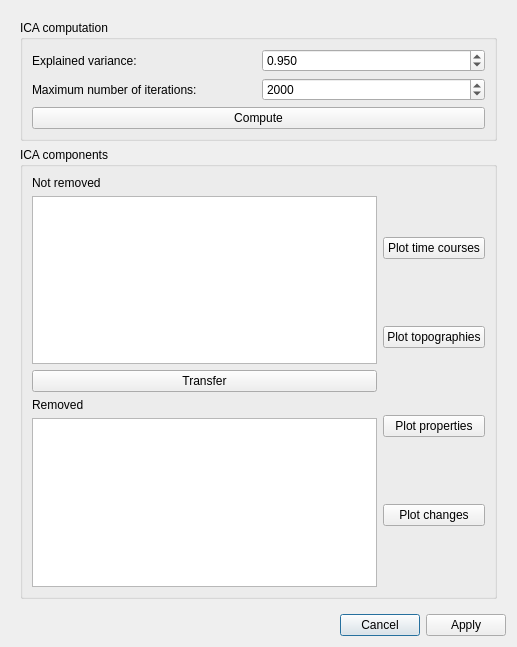
<?xml version="1.0" encoding="UTF-8"?>
<ui version="4.0">
 <class>Dialog</class>
 <widget class="QDialog" name="Dialog">
  <property name="geometry">
   <rect>
    <x>0</x>
    <y>0</y>
    <width>517</width>
    <height>647</height>
   </rect>
  </property>
  <property name="windowTitle">
   <string>Meggie - ICA</string>
  </property>
  <layout class="QGridLayout" name="gridLayout">
   <item row="1" column="0">
    <layout class="QHBoxLayout" name="bottomLayout">
     <item>
      <spacer name="horizontalSpacer">
       <property name="orientation">
        <enum>Qt::Horizontal</enum>
       </property>
       <property name="sizeHint" stdset="0">
        <size>
         <width>40</width>
         <height>20</height>
        </size>
       </property>
      </spacer>
     </item>
     <item>
      <widget class="QPushButton" name="pushButtonCancel">
       <property name="text">
        <string>Cancel</string>
       </property>
      </widget>
     </item>
     <item>
      <widget class="QPushButton" name="pushButtonApply">
       <property name="sizePolicy">
        <sizepolicy hsizetype="Minimum" vsizetype="Fixed">
         <horstretch>0</horstretch>
         <verstretch>0</verstretch>
        </sizepolicy>
       </property>
       <property name="text">
        <string>Apply</string>
       </property>
      </widget>
     </item>
    </layout>
   </item>
   <item row="0" column="0">
    <widget class="QScrollArea" name="scrollArea">
     <property name="frameShape">
      <enum>QFrame::NoFrame</enum>
     </property>
     <property name="widgetResizable">
      <bool>true</bool>
     </property>
     <widget class="QWidget" name="scrollAreaWidgetContents">
      <property name="geometry">
       <rect>
        <x>0</x>
        <y>0</y>
        <width>499</width>
        <height>587</height>
       </rect>
      </property>
      <layout class="QGridLayout" name="gridLayout_5">
       <item row="0" column="0">
        <widget class="QGroupBox" name="groupBoxComputation">
         <property name="title">
          <string>ICA computation</string>
         </property>
         <layout class="QGridLayout" name="gridLayout_4">
          <item row="0" column="0">
           <layout class="QGridLayout" name="parametersLayout">
            <item row="1" column="1">
             <widget class="QSpinBox" name="spinBoxMaxIter">
              <property name="focusPolicy">
               <enum>Qt::StrongFocus</enum>
              </property>
              <property name="minimum">
               <number>1</number>
              </property>
              <property name="maximum">
               <number>10000000</number>
              </property>
              <property name="value">
               <number>2000</number>
              </property>
             </widget>
            </item>
            <item row="0" column="0">
             <widget class="QLabel" name="labelNComponents">
              <property name="text">
               <string>Explained variance:</string>
              </property>
             </widget>
            </item>
            <item row="0" column="1">
             <widget class="QDoubleSpinBox" name="doubleSpinBoxNComponents">
              <property name="suffix">
               <string/>
              </property>
              <property name="decimals">
               <number>3</number>
              </property>
              <property name="maximum">
               <double>1000.000000000000000</double>
              </property>
              <property name="singleStep">
               <double>0.100000000000000</double>
              </property>
              <property name="value">
               <double>0.950000000000000</double>
              </property>
             </widget>
            </item>
            <item row="1" column="0">
             <widget class="QLabel" name="labelMaxIter">
              <property name="text">
               <string>Maximum number of iterations: </string>
              </property>
              <property name="scaledContents">
               <bool>false</bool>
              </property>
             </widget>
            </item>
           </layout>
          </item>
          <item row="1" column="0">
           <widget class="QPushButton" name="pushButtonCompute">
            <property name="text">
             <string>Compute</string>
            </property>
           </widget>
          </item>
         </layout>
        </widget>
       </item>
       <item row="1" column="0">
        <widget class="QGroupBox" name="groupBoxComponents">
         <property name="title">
          <string>ICA components</string>
         </property>
         <layout class="QGridLayout" name="gridLayout_7">
          <item row="0" column="0">
           <layout class="QHBoxLayout" name="horizontalLayout">
            <item>
             <layout class="QGridLayout" name="gridLayout_2">
              <item row="0" column="0">
               <widget class="QLabel" name="labelNotRemoved">
                <property name="text">
                 <string>Not removed</string>
                </property>
               </widget>
              </item>
              <item row="1" column="0">
               <widget class="QListWidget" name="listWidgetNotRemoved"/>
              </item>
              <item row="4" column="0">
               <widget class="QListWidget" name="listWidgetRemoved"/>
              </item>
              <item row="3" column="0">
               <widget class="QLabel" name="labelRemoved">
                <property name="text">
                 <string>Removed</string>
                </property>
               </widget>
              </item>
              <item row="2" column="0">
               <widget class="QPushButton" name="pushButtonTransfer">
                <property name="text">
                 <string>Transfer</string>
                </property>
               </widget>
              </item>
             </layout>
            </item>
            <item>
             <layout class="QGridLayout" name="gridLayout_3">
              <item row="2" column="0">
               <widget class="QPushButton" name="pushButtonPlotProperties">
                <property name="text">
                 <string>Plot properties</string>
                </property>
               </widget>
              </item>
              <item row="3" column="0">
               <widget class="QPushButton" name="pushButtonPlotChanges">
                <property name="text">
                 <string>Plot changes</string>
                </property>
               </widget>
              </item>
              <item row="0" column="0">
               <widget class="QPushButton" name="pushButtonPlotSources">
                <property name="text">
                 <string>Plot time courses</string>
                </property>
               </widget>
              </item>
              <item row="1" column="0">
               <widget class="QPushButton" name="pushButtonPlotTopographies">
                <property name="text">
                 <string>Plot topographies</string>
                </property>
               </widget>
              </item>
             </layout>
            </item>
           </layout>
          </item>
         </layout>
        </widget>
       </item>
      </layout>
     </widget>
    </widget>
   </item>
  </layout>
 </widget>
 <resources/>
 <connections>
  <connection>
   <sender>pushButtonCancel</sender>
   <signal>clicked()</signal>
   <receiver>Dialog</receiver>
   <slot>reject()</slot>
   <hints>
    <hint type="sourcelabel">
     <x>399</x>
     <y>927</y>
    </hint>
    <hint type="destinationlabel">
     <x>36</x>
     <y>241</y>
    </hint>
   </hints>
  </connection>
  <connection>
   <sender>pushButtonApply</sender>
   <signal>clicked()</signal>
   <receiver>Dialog</receiver>
   <slot>accept()</slot>
   <hints>
    <hint type="sourcelabel">
     <x>615</x>
     <y>927</y>
    </hint>
    <hint type="destinationlabel">
     <x>386</x>
     <y>233</y>
    </hint>
   </hints>
  </connection>
 </connections>
 <slots>
  <slot>acceptBatch()</slot>
 </slots>
</ui>
